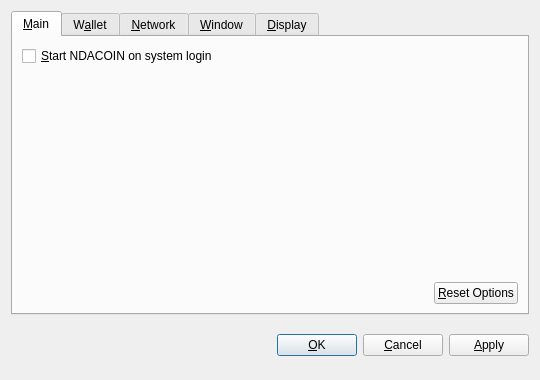
<?xml version="1.0" encoding="UTF-8"?>
<ui version="4.0">
 <class>OptionsDialog</class>
 <widget class="QDialog" name="OptionsDialog">
  <property name="geometry">
   <rect>
    <x>0</x>
    <y>0</y>
    <width>540</width>
    <height>380</height>
   </rect>
  </property>
  <property name="windowTitle">
   <string>Options</string>
  </property>
  <property name="modal">
   <bool>true</bool>
  </property>
  <layout class="QVBoxLayout" name="verticalLayout">
   <item>
    <widget class="QTabWidget" name="tabWidget">
     <property name="tabPosition">
      <enum>QTabWidget::North</enum>
     </property>
     <property name="currentIndex">
      <number>0</number>
     </property>
     <widget class="QWidget" name="tabMain">
      <attribute name="title">
       <string>&amp;Main</string>
      </attribute>
      <layout class="QVBoxLayout" name="verticalLayout_Main">
       <item>
        <widget class="QCheckBox" name="bitcoinAtStartup">
         <property name="toolTip">
          <string>Automatically start NDACOIN after logging in to the system.</string>
         </property>
         <property name="text">
          <string>&amp;Start NDACOIN on system login</string>
         </property>
        </widget>
       </item>
       <item>
        <spacer name="verticalSpacer_Main">
         <property name="orientation">
          <enum>Qt::Vertical</enum>
         </property>
         <property name="sizeHint" stdset="0">
          <size>
           <width>20</width>
           <height>40</height>
          </size>
         </property>
        </spacer>
       </item>
       <item>
        <layout class="QHBoxLayout" name="horizontalLayout_2_Main">
         <item>
          <spacer name="horizontalSpacer_2_Main">
           <property name="orientation">
            <enum>Qt::Horizontal</enum>
           </property>
           <property name="sizeHint" stdset="0">
            <size>
             <width>40</width>
             <height>20</height>
            </size>
           </property>
          </spacer>
         </item>
         <item>
          <widget class="QPushButton" name="resetButton">
           <property name="toolTip">
            <string>Reset all client options to default.</string>
           </property>
           <property name="text">
            <string>&amp;Reset Options</string>
           </property>
           <property name="autoDefault">
            <bool>false</bool>
           </property>
          </widget>
         </item>
        </layout>
       </item>
      </layout>
     </widget>
     <widget class="QWidget" name="tabWallet">
      <attribute name="title">
       <string>W&amp;allet</string>
      </attribute>
      <layout class="QVBoxLayout" name="verticalLayout_Network">
       <item>
        <widget class="QLabel" name="transactionFeeInfoLabel">
         <property name="text">
          <string>Optional transaction fee per kB that helps make sure your transactions are processed quickly. Most transactions are 1 kB.</string>
         </property>
         <property name="textFormat">
          <enum>Qt::PlainText</enum>
         </property>
         <property name="wordWrap">
          <bool>true</bool>
         </property>
        </widget>
       </item>
       <item>
        <layout class="QHBoxLayout" name="horizontalLayout_1_Main">
         <item>
          <widget class="QLabel" name="transactionFeeLabel">
           <property name="text">
            <string>Pay transaction &amp;fee</string>
           </property>
           <property name="textFormat">
            <enum>Qt::PlainText</enum>
           </property>
           <property name="buddy">
            <cstring>transactionFee</cstring>
           </property>
          </widget>
         </item>
         <item>
          <widget class="BitcoinAmountField" name="transactionFee"/>
         </item>
         <item>
          <spacer name="horizontalSpacer_1_Main">
           <property name="orientation">
            <enum>Qt::Horizontal</enum>
           </property>
           <property name="sizeHint" stdset="0">
            <size>
             <width>40</width>
             <height>20</height>
            </size>
           </property>
          </spacer>
         </item>
        </layout>
       </item>
       <item>
        <widget class="QLabel" name="label">
         <property name="text">
          <string>If you disable the spending of unconfirmed change, the change from a transaction cannot be used until that transaction has at least one confirmation. This also affects how your balance is computed.</string>
         </property>
         <property name="wordWrap">
          <bool>true</bool>
         </property>
        </widget>
       </item>
       <item>
        <widget class="QCheckBox" name="spendZeroConfChange">
         <property name="text">
          <string>Spend unconfirmed change  (experts only)</string>
         </property>
        </widget>
       </item>
       <item>
        <spacer name="verticalSpacer">
         <property name="orientation">
          <enum>Qt::Vertical</enum>
         </property>
         <property name="sizeHint" stdset="0">
          <size>
           <width>20</width>
           <height>40</height>
          </size>
         </property>
        </spacer>
       </item>
      </layout>
     </widget>
     <widget class="QWidget" name="tabNetwork">
      <attribute name="title">
       <string>&amp;Network</string>
      </attribute>
      <layout class="QVBoxLayout" name="verticalLayout_Network">
       <item>
        <widget class="QCheckBox" name="mapPortUpnp">
         <property name="toolTip">
          <string>Automatically open the NDACOIN client port on the router. This only works when your router supports UPnP and it is enabled.</string>
         </property>
         <property name="text">
          <string>Map port using &amp;UPnP</string>
         </property>
        </widget>
       </item>
       <item>
        <widget class="QCheckBox" name="connectSocks">
         <property name="toolTip">
          <string>Connect to the NDACOIN network through a SOCKS proxy (e.g. when connecting through Tor).</string>
         </property>
         <property name="text">
          <string>&amp;Connect through SOCKS proxy:</string>
         </property>
        </widget>
       </item>
       <item>
        <layout class="QHBoxLayout" name="horizontalLayout_Network">
         <item>
          <widget class="QLabel" name="proxyIpLabel">
           <property name="text">
            <string>Proxy &amp;IP:</string>
           </property>
           <property name="textFormat">
            <enum>Qt::PlainText</enum>
           </property>
           <property name="buddy">
            <cstring>proxyIp</cstring>
           </property>
          </widget>
         </item>
         <item>
          <widget class="QValidatedLineEdit" name="proxyIp">
           <property name="maximumSize">
            <size>
             <width>140</width>
             <height>16777215</height>
            </size>
           </property>
           <property name="toolTip">
            <string>IP address of the proxy (e.g. 127.0.0.1)</string>
           </property>
          </widget>
         </item>
         <item>
          <widget class="QLabel" name="proxyPortLabel">
           <property name="text">
            <string>&amp;Port:</string>
           </property>
           <property name="textFormat">
            <enum>Qt::PlainText</enum>
           </property>
           <property name="buddy">
            <cstring>proxyPort</cstring>
           </property>
          </widget>
         </item>
         <item>
          <widget class="QLineEdit" name="proxyPort">
           <property name="maximumSize">
            <size>
             <width>55</width>
             <height>16777215</height>
            </size>
           </property>
           <property name="toolTip">
            <string>Port of the proxy (e.g. 9050)</string>
           </property>
          </widget>
         </item>
         <item>
          <widget class="QLabel" name="socksVersionLabel">
           <property name="text">
            <string>SOCKS &amp;Version:</string>
           </property>
           <property name="textFormat">
            <enum>Qt::PlainText</enum>
           </property>
           <property name="buddy">
            <cstring>socksVersion</cstring>
           </property>
          </widget>
         </item>
         <item>
          <widget class="QValueComboBox" name="socksVersion">
           <property name="toolTip">
            <string>SOCKS version of the proxy (e.g. 5)</string>
           </property>
          </widget>
         </item>
         <item>
          <spacer name="horizontalSpacer_Network">
           <property name="orientation">
            <enum>Qt::Horizontal</enum>
           </property>
           <property name="sizeHint" stdset="0">
            <size>
             <width>40</width>
             <height>20</height>
            </size>
           </property>
          </spacer>
         </item>
        </layout>
       </item>
       <item>
        <spacer name="verticalSpacer_Network">
         <property name="orientation">
          <enum>Qt::Vertical</enum>
         </property>
         <property name="sizeHint" stdset="0">
          <size>
           <width>20</width>
           <height>40</height>
          </size>
         </property>
        </spacer>
       </item>
      </layout>
     </widget>
     <widget class="QWidget" name="tabWindow">
      <attribute name="title">
       <string>&amp;Window</string>
      </attribute>
      <layout class="QVBoxLayout" name="verticalLayout_Window">
       <item>
        <widget class="QCheckBox" name="minimizeToTray">
         <property name="toolTip">
          <string>Show only a tray icon after minimizing the window.</string>
         </property>
         <property name="text">
          <string>&amp;Minimize to the tray instead of the taskbar</string>
         </property>
        </widget>
       </item>
       <item>
        <widget class="QCheckBox" name="minimizeOnClose">
         <property name="toolTip">
          <string>Minimize instead of exit the application when the window is closed. When this option is enabled, the application will be closed only after selecting Quit in the menu.</string>
         </property>
         <property name="text">
          <string>M&amp;inimize on close</string>
         </property>
        </widget>
       </item>
       <item>
        <spacer name="verticalSpacer_Window">
         <property name="orientation">
          <enum>Qt::Vertical</enum>
         </property>
         <property name="sizeHint" stdset="0">
          <size>
           <width>20</width>
           <height>40</height>
          </size>
         </property>
        </spacer>
       </item>
      </layout>
     </widget>
     <widget class="QWidget" name="tabDisplay">
      <attribute name="title">
       <string>&amp;Display</string>
      </attribute>
      <layout class="QVBoxLayout" name="verticalLayout_Display">
       <item>
        <layout class="QHBoxLayout" name="horizontalLayout_1_Display">
         <item>
          <widget class="QLabel" name="langLabel">
           <property name="text">
            <string>User Interface &amp;language:</string>
           </property>
           <property name="textFormat">
            <enum>Qt::PlainText</enum>
           </property>
           <property name="buddy">
            <cstring>lang</cstring>
           </property>
          </widget>
         </item>
         <item>
          <widget class="QValueComboBox" name="lang">
           <property name="toolTip">
            <string>The user interface language can be set here. This setting will take effect after restarting NDACOIN.</string>
           </property>
          </widget>
         </item>
        </layout>
       </item>
       <item>
        <layout class="QHBoxLayout" name="horizontalLayout_2_Display">
         <item>
          <widget class="QLabel" name="unitLabel">
           <property name="text">
            <string>&amp;Unit to show amounts in:</string>
           </property>
           <property name="textFormat">
            <enum>Qt::PlainText</enum>
           </property>
           <property name="buddy">
            <cstring>unit</cstring>
           </property>
          </widget>
         </item>
         <item>
          <widget class="QValueComboBox" name="unit">
           <property name="toolTip">
            <string>Choose the default subdivision unit to show in the interface and when sending coins.</string>
           </property>
          </widget>
         </item>
        </layout>
       </item>
       <item>
        <widget class="QCheckBox" name="displayAddresses">
         <property name="toolTip">
          <string>Whether to show NDACOIN addresses in the transaction list or not.</string>
         </property>
         <property name="text">
          <string>&amp;Display addresses in transaction list</string>
         </property>
        </widget>
       </item>
       <item>
        <widget class="QCheckBox" name="coinControlFeatures">
         <property name="toolTip">
          <string>Whether to show coin control features or not.</string>
         </property>
         <property name="text">
          <string>Display coin &amp;control features (experts only!)</string>
         </property>
        </widget>
       </item>
       <item>
        <spacer name="verticalSpacer_Display">
         <property name="orientation">
          <enum>Qt::Vertical</enum>
         </property>
         <property name="sizeHint" stdset="0">
          <size>
           <width>20</width>
           <height>40</height>
          </size>
         </property>
        </spacer>
       </item>
      </layout>
     </widget>
    </widget>
   </item>
   <item>
    <layout class="QHBoxLayout" name="horizontalLayout_Buttons">
     <item>
      <spacer name="horizontalSpacer_1">
       <property name="orientation">
        <enum>Qt::Horizontal</enum>
       </property>
       <property name="sizeHint" stdset="0">
        <size>
         <width>40</width>
         <height>48</height>
        </size>
       </property>
      </spacer>
     </item>
     <item>
      <widget class="QLabel" name="statusLabel">
       <property name="font">
        <font>
         <weight>75</weight>
         <bold>true</bold>
        </font>
       </property>
       <property name="text">
        <string/>
       </property>
       <property name="textFormat">
        <enum>Qt::PlainText</enum>
       </property>
       <property name="wordWrap">
        <bool>true</bool>
       </property>
      </widget>
     </item>
     <item>
      <spacer name="horizontalSpacer_2">
       <property name="orientation">
        <enum>Qt::Horizontal</enum>
       </property>
       <property name="sizeHint" stdset="0">
        <size>
         <width>40</width>
         <height>48</height>
        </size>
       </property>
      </spacer>
     </item>
     <item>
      <widget class="QPushButton" name="okButton">
       <property name="text">
        <string>&amp;OK</string>
       </property>
      </widget>
     </item>
     <item>
      <widget class="QPushButton" name="cancelButton">
       <property name="text">
        <string>&amp;Cancel</string>
       </property>
       <property name="autoDefault">
        <bool>false</bool>
       </property>
      </widget>
     </item>
     <item>
      <widget class="QPushButton" name="applyButton">
       <property name="text">
        <string>&amp;Apply</string>
       </property>
       <property name="autoDefault">
        <bool>false</bool>
       </property>
      </widget>
     </item>
    </layout>
   </item>
  </layout>
 </widget>
 <customwidgets>
  <customwidget>
   <class>BitcoinAmountField</class>
   <extends>QSpinBox</extends>
   <header>bitcoinamountfield.h</header>
  </customwidget>
  <customwidget>
   <class>QValueComboBox</class>
   <extends>QComboBox</extends>
   <header>qvaluecombobox.h</header>
  </customwidget>
  <customwidget>
   <class>QValidatedLineEdit</class>
   <extends>QLineEdit</extends>
   <header>qvalidatedlineedit.h</header>
  </customwidget>
 </customwidgets>
 <resources/>
 <connections/>
</ui>
